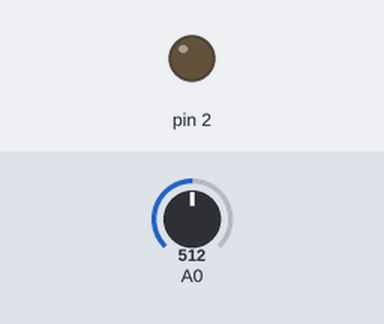
This sketch was run on a simulated Arduino Uno, built with avr-gcc and run on an emulated ATmega328P. Shown: output pins drawn as LEDs (lit = HIGH). The test bench sets the inputs (shaded band); at power-on: A0 = 512.

Above: at 1.2 s.
1.3 s: A0 set to 532
At 2.1 s:
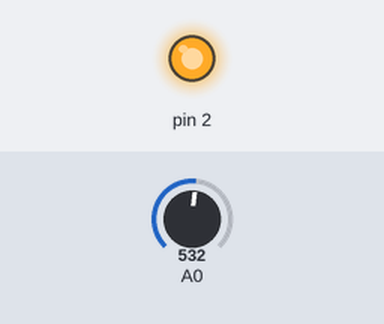
2.8 s: A0 set to 511
At 3.2 s:
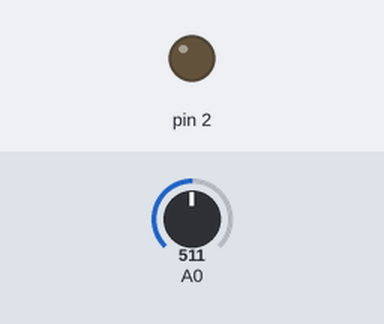
4.3 s: A0 set to 716
At 5.6 s:
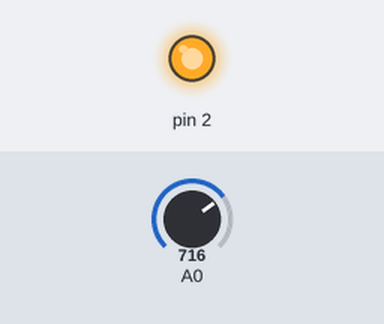
Timing chart, 0 to 7.3 s (numbered marks = the images above; inputs shaded):
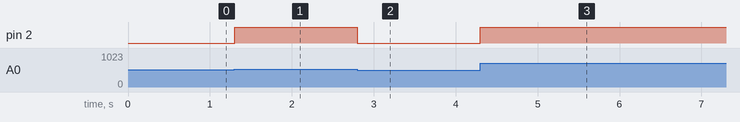

The sketch:

Analog_and_PWM.ino
```cpp
void setup() {
 pinMode(2,OUTPUT);
}
void loop() {
 int x = map(analogRead(A0),0,1023,0,255);
 analogWrite(2,x);
}
```

Measured:
- the behaviour switches between 513 and 514 on A0 (found by bisection; images 0 and 1)
- after the input at 1.3 s, pin 2: LOW → HIGH at once
- after the input at 2.8 s, pin 2: HIGH → LOW at once
- after the input at 4.3 s, pin 2: LOW → HIGH at once
